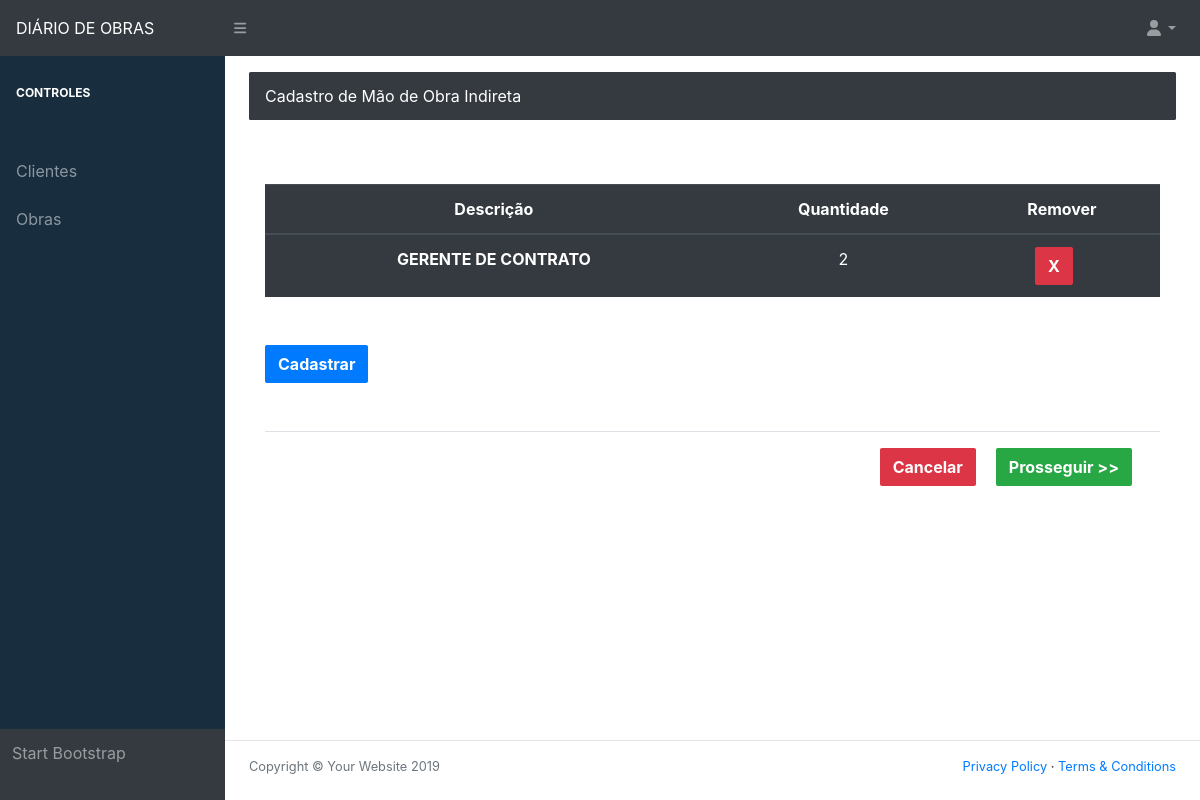
The page /register_indirect_labor/1 (signed in) on the database its author committed.
### Diary/models.py (models this page shows)
class Indirect_labor(models.Model):
    indirect_labor_description = models.CharField('Mão de obra indireta', max_length=40)
    indirect_labor_amount = models.IntegerField('Quantidade')
    indirect_labor_diary = models.ForeignKey(Diary, on_delete=models.CASCADE)

### Diary/views/diary/register_indirect_labor.py (the view, shortened to what this page needs)
# urls.py: path('register_indirect_labor/<diary>', Register_indirect_labor, name="register_indirect_labor"),
@login_required(login_url='login')
def Register_indirect_labor(request, diary):
    number_diary = int(diary)
    indirect_labor = Indirect_labor.objects.filter(indirect_labor_diary_id=number_diary)
    indirect_labor_form = Indirect_labor_Form()
    return render(request, 'Diary/diary/register_indirect_labor.html', locals())

### Diary/models.py (called while the page is built)
    def __str__(self):
        return self.email

### templates/Diary/diary/register_indirect_labor.html (shortened to what this page needs)
{% extends 'Diary/home/base.html' %}
{% load static %}
{% block conteudo %}
                <main>
                    <div class="container-fluid">
                        <ol class="breadcrumb mb-auto">
                            <li class="breadcrumb-item active">Cadastro de Mão de Obra Indireta</li>
                        </ol>
                        <div class="modal-body">
                            <table class="table table-hover table-dark mt-5 mb-5">
                                  <thead>
                                    <tr>
                                      <th scope="col">Descrição</th>
                                      <th scope="col">Quantidade</th>
                                      <th scope="col">Remover</th>
                                    </tr>
                                  </thead>
                                  <tbody>
                                    {% for i in indirect_labor %}
                                        <tr>
                                          <th>{{ i.indirect_labor_description }}</th>
                                          <td>{{ i.indirect_labor_amount }}</td>
                                          <td><a class="btn btn-danger mr-3" href="{% url 'delete_indirect_labor' diary i.id %}">X</a></td>
                                        </tr>
                                    {% endfor %}
                                  </tbody>
                            </table>
                            <button type="button" class="btn btn-primary" data-toggle="modal" data-target="#exampleModal">Cadastrar</button>
                            <div class="modal-footer mt-5">
                                <a class="btn btn-danger mr-3" href="{% url 'delete_diary' diary %}">Cancelar</a>
                                <a class="btn btn-success mr-3" href="{% url 'register_contractor_labor' diary %}">Prosseguir >></a>
                            </div>
                        </div>
                    </div>
                </main>
{% endblock %}

### rows shown on the page
Indirect_labor: indirect_labor_description "GERENTE DE CONTRATO", indirect_labor_amount "2"
